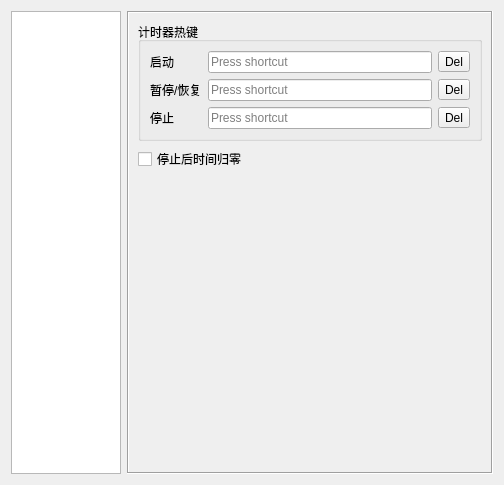
<?xml version="1.0" encoding="UTF-8"?>
<ui version="4.0">
 <class>SettingDialog</class>
 <widget class="QDialog" name="SettingDialog">
  <property name="geometry">
   <rect>
    <x>0</x>
    <y>0</y>
    <width>504</width>
    <height>485</height>
   </rect>
  </property>
  <property name="windowTitle">
   <string>设置</string>
  </property>
  <layout class="QHBoxLayout" name="horizontalLayout">
   <item>
    <widget class="QListWidget" name="lwPage">
     <property name="sizePolicy">
      <sizepolicy hsizetype="Fixed" vsizetype="Expanding">
       <horstretch>0</horstretch>
       <verstretch>0</verstretch>
      </sizepolicy>
     </property>
     <property name="maximumSize">
      <size>
       <width>110</width>
       <height>16777215</height>
      </size>
     </property>
    </widget>
   </item>
   <item>
    <widget class="QStackedWidget" name="stackedWidget">
     <property name="frameShape">
      <enum>QFrame::Box</enum>
     </property>
     <property name="frameShadow">
      <enum>QFrame::Sunken</enum>
     </property>
     <property name="currentIndex">
      <number>2</number>
     </property>
     <widget class="QWidget" name="pageDisplayInfo">
      <layout class="QVBoxLayout" name="verticalLayout_4">
       <property name="leftMargin">
        <number>0</number>
       </property>
       <property name="topMargin">
        <number>0</number>
       </property>
       <property name="rightMargin">
        <number>0</number>
       </property>
       <property name="bottomMargin">
        <number>0</number>
       </property>
       <item>
        <widget class="QTabWidget" name="tabWidget">
         <property name="currentIndex">
          <number>0</number>
         </property>
         <widget class="QWidget" name="tab_2">
          <attribute name="title">
           <string>内容</string>
          </attribute>
          <layout class="QVBoxLayout" name="verticalLayout_11">
           <property name="leftMargin">
            <number>0</number>
           </property>
           <property name="topMargin">
            <number>0</number>
           </property>
           <property name="rightMargin">
            <number>0</number>
           </property>
           <property name="bottomMargin">
            <number>0</number>
           </property>
           <item>
            <widget class="QScrollArea" name="scrollArea_2">
             <property name="widgetResizable">
              <bool>true</bool>
             </property>
             <widget class="QWidget" name="scrollAreaWidgetContents_2">
              <property name="geometry">
               <rect>
                <x>0</x>
                <y>0</y>
                <width>271</width>
                <height>515</height>
               </rect>
              </property>
              <layout class="QVBoxLayout" name="verticalLayout_5">
               <item>
                <layout class="QHBoxLayout" name="horizontalLayout_4">
                 <item>
                  <widget class="QLabel" name="label_24">
                   <property name="sizePolicy">
                    <sizepolicy hsizetype="Maximum" vsizetype="Preferred">
                     <horstretch>0</horstretch>
                     <verstretch>0</verstretch>
                    </sizepolicy>
                   </property>
                   <property name="font">
                    <font>
                     <pointsize>12</pointsize>
                     <bold>true</bold>
                    </font>
                   </property>
                   <property name="text">
                    <string>选择要设置的功能</string>
                   </property>
                  </widget>
                 </item>
                 <item>
                  <widget class="QComboBox" name="cbDisplayInfoFunction">
                   <property name="font">
                    <font>
                     <pointsize>16</pointsize>
                     <bold>true</bold>
                    </font>
                   </property>
                  </widget>
                 </item>
                </layout>
               </item>
               <item>
                <widget class="QLabel" name="label_23">
                 <property name="font">
                  <font>
                   <pointsize>9</pointsize>
                   <bold>true</bold>
                  </font>
                 </property>
                 <property name="text">
                  <string>注：该页设置仅针对所选的功能</string>
                 </property>
                 <property name="scaledContents">
                  <bool>true</bool>
                 </property>
                 <property name="wordWrap">
                  <bool>true</bool>
                 </property>
                </widget>
               </item>
               <item>
                <widget class="QCheckBox" name="cbDisplayInfoFuncEnable">
                 <property name="text">
                  <string>在屏幕上显示</string>
                 </property>
                </widget>
               </item>
               <item>
                <layout class="QHBoxLayout" name="horizontalLayout_20">
                 <item>
                  <widget class="QLabel" name="label_25">
                   <property name="sizePolicy">
                    <sizepolicy hsizetype="Maximum" vsizetype="Preferred">
                     <horstretch>0</horstretch>
                     <verstretch>0</verstretch>
                    </sizepolicy>
                   </property>
                   <property name="text">
                    <string>刷新间隔</string>
                   </property>
                  </widget>
                 </item>
                 <item>
                  <widget class="QSpinBox" name="sbDisplayInfoUpdateInterval">
                   <property name="toolTip">
                    <string>建议设置为50-200之间</string>
                   </property>
                   <property name="minimum">
                    <number>5</number>
                   </property>
                   <property name="maximum">
                    <number>1000</number>
                   </property>
                  </widget>
                 </item>
                 <item>
                  <widget class="QLabel" name="label_26">
                   <property name="sizePolicy">
                    <sizepolicy hsizetype="Maximum" vsizetype="Preferred">
                     <horstretch>0</horstretch>
                     <verstretch>0</verstretch>
                    </sizepolicy>
                   </property>
                   <property name="text">
                    <string notr="true">Ms</string>
                   </property>
                  </widget>
                 </item>
                </layout>
               </item>
               <item>
                <widget class="QGroupBox" name="groupBox_4">
                 <property name="sizePolicy">
                  <sizepolicy hsizetype="Preferred" vsizetype="Maximum">
                   <horstretch>0</horstretch>
                   <verstretch>0</verstretch>
                  </sizepolicy>
                 </property>
                 <property name="title">
                  <string>字体</string>
                 </property>
                 <layout class="QVBoxLayout" name="verticalLayout_6">
                  <item>
                   <widget class="QFontComboBox" name="fcbDisplayInfoFont"/>
                  </item>
                  <item>
                   <layout class="QHBoxLayout" name="horizontalLayout_9">
                    <item>
                     <widget class="QLabel" name="label_5">
                      <property name="sizePolicy">
                       <sizepolicy hsizetype="Maximum" vsizetype="Preferred">
                        <horstretch>0</horstretch>
                        <verstretch>0</verstretch>
                       </sizepolicy>
                      </property>
                      <property name="text">
                       <string>字号</string>
                      </property>
                     </widget>
                    </item>
                    <item>
                     <widget class="QSpinBox" name="sbDisplayInfoTextSize">
                      <property name="minimum">
                       <number>5</number>
                      </property>
                      <property name="maximum">
                       <number>200</number>
                      </property>
                     </widget>
                    </item>
                   </layout>
                  </item>
                  <item>
                   <layout class="QHBoxLayout" name="horizontalLayout_10">
                    <item>
                     <widget class="QLabel" name="label_8">
                      <property name="sizePolicy">
                       <sizepolicy hsizetype="Maximum" vsizetype="Preferred">
                        <horstretch>0</horstretch>
                        <verstretch>0</verstretch>
                       </sizepolicy>
                      </property>
                      <property name="text">
                       <string>颜色</string>
                      </property>
                     </widget>
                    </item>
                    <item>
                     <widget class="QLabel" name="labDisplayInfoTextColor"/>
                    </item>
                    <item>
                     <widget class="QToolButton" name="tbSelectDisplayInfoTextColor">
                      <property name="text">
                       <string notr="true">...</string>
                      </property>
                     </widget>
                    </item>
                   </layout>
                  </item>
                 </layout>
                </widget>
               </item>
               <item>
                <widget class="QGroupBox" name="groupBox_6">
                 <property name="sizePolicy">
                  <sizepolicy hsizetype="Preferred" vsizetype="Maximum">
                   <horstretch>0</horstretch>
                   <verstretch>0</verstretch>
                  </sizepolicy>
                 </property>
                 <property name="title">
                  <string>文字阴影</string>
                 </property>
                 <layout class="QVBoxLayout" name="verticalLayout_9">
                  <item>
                   <layout class="QHBoxLayout" name="horizontalLayout_17">
                    <item>
                     <widget class="QLabel" name="label_20">
                      <property name="sizePolicy">
                       <sizepolicy hsizetype="Maximum" vsizetype="Preferred">
                        <horstretch>0</horstretch>
                        <verstretch>0</verstretch>
                       </sizepolicy>
                      </property>
                      <property name="text">
                       <string>模糊半径</string>
                      </property>
                     </widget>
                    </item>
                    <item>
                     <widget class="QSpinBox" name="sbDisplayInfoTextShadowBlurRadius">
                      <property name="minimum">
                       <number>1</number>
                      </property>
                      <property name="maximum">
                       <number>100</number>
                      </property>
                     </widget>
                    </item>
                   </layout>
                  </item>
                  <item>
                   <layout class="QHBoxLayout" name="horizontalLayout_19">
                    <item>
                     <widget class="QLabel" name="label_22">
                      <property name="sizePolicy">
                       <sizepolicy hsizetype="Maximum" vsizetype="Preferred">
                        <horstretch>0</horstretch>
                        <verstretch>0</verstretch>
                       </sizepolicy>
                      </property>
                      <property name="text">
                       <string>偏移</string>
                      </property>
                     </widget>
                    </item>
                    <item>
                     <widget class="QSpinBox" name="sbDisplayInfoTextShadowOffsetX">
                      <property name="minimum">
                       <number>-20</number>
                      </property>
                      <property name="maximum">
                       <number>20</number>
                      </property>
                     </widget>
                    </item>
                    <item>
                     <widget class="QSpinBox" name="sbDisplayInfoTextShadowOffsetY">
                      <property name="minimum">
                       <number>-20</number>
                      </property>
                      <property name="maximum">
                       <number>20</number>
                      </property>
                     </widget>
                    </item>
                   </layout>
                  </item>
                  <item>
                   <layout class="QHBoxLayout" name="horizontalLayout_18">
                    <item>
                     <widget class="QLabel" name="label_21">
                      <property name="sizePolicy">
                       <sizepolicy hsizetype="Maximum" vsizetype="Preferred">
                        <horstretch>0</horstretch>
                        <verstretch>0</verstretch>
                       </sizepolicy>
                      </property>
                      <property name="text">
                       <string>颜色</string>
                      </property>
                     </widget>
                    </item>
                    <item>
                     <widget class="QLabel" name="labDisplayInfoTextShadowColor"/>
                    </item>
                    <item>
                     <widget class="QToolButton" name="tbSelectDisplayInfoTextShadowColor">
                      <property name="text">
                       <string notr="true">...</string>
                      </property>
                     </widget>
                    </item>
                   </layout>
                  </item>
                 </layout>
                </widget>
               </item>
               <item>
                <widget class="QGroupBox" name="groupBox_5">
                 <property name="title">
                  <string>文字对齐</string>
                 </property>
                 <layout class="QVBoxLayout" name="verticalLayout_8">
                  <item>
                   <layout class="QHBoxLayout" name="horizontalLayout_15">
                    <item>
                     <widget class="QLabel" name="label_13">
                      <property name="sizePolicy">
                       <sizepolicy hsizetype="Maximum" vsizetype="Preferred">
                        <horstretch>0</horstretch>
                        <verstretch>0</verstretch>
                       </sizepolicy>
                      </property>
                      <property name="text">
                       <string>水平</string>
                      </property>
                     </widget>
                    </item>
                    <item>
                     <widget class="QComboBox" name="cbDisplayInfoTextHAlign"/>
                    </item>
                   </layout>
                  </item>
                  <item>
                   <layout class="QHBoxLayout" name="horizontalLayout_16">
                    <item>
                     <widget class="QLabel" name="label_14">
                      <property name="sizePolicy">
                       <sizepolicy hsizetype="Maximum" vsizetype="Preferred">
                        <horstretch>0</horstretch>
                        <verstretch>0</verstretch>
                       </sizepolicy>
                      </property>
                      <property name="text">
                       <string>垂直</string>
                      </property>
                     </widget>
                    </item>
                    <item>
                     <widget class="QComboBox" name="cbDisplayInfoTextVAlign"/>
                    </item>
                   </layout>
                  </item>
                 </layout>
                </widget>
               </item>
              </layout>
             </widget>
            </widget>
           </item>
          </layout>
         </widget>
         <widget class="QWidget" name="tab">
          <attribute name="title">
           <string>窗口</string>
          </attribute>
          <layout class="QVBoxLayout" name="verticalLayout_10">
           <property name="leftMargin">
            <number>0</number>
           </property>
           <property name="topMargin">
            <number>0</number>
           </property>
           <property name="rightMargin">
            <number>0</number>
           </property>
           <property name="bottomMargin">
            <number>0</number>
           </property>
           <item>
            <widget class="QScrollArea" name="scrollArea">
             <property name="widgetResizable">
              <bool>true</bool>
             </property>
             <widget class="QWidget" name="scrollAreaWidgetContents">
              <property name="geometry">
               <rect>
                <x>0</x>
                <y>0</y>
                <width>87</width>
                <height>232</height>
               </rect>
              </property>
              <layout class="QVBoxLayout" name="verticalLayout_7">
               <item>
                <layout class="QHBoxLayout" name="horizontalLayout_14">
                 <item>
                  <widget class="QLabel" name="label_12">
                   <property name="text">
                    <string>X 坐标</string>
                   </property>
                  </widget>
                 </item>
                 <item>
                  <widget class="QSlider" name="hsDisplayInfoX">
                   <property name="orientation">
                    <enum>Qt::Horizontal</enum>
                   </property>
                  </widget>
                 </item>
                </layout>
               </item>
               <item>
                <layout class="QHBoxLayout" name="horizontalLayout_13">
                 <item>
                  <widget class="QLabel" name="label_11">
                   <property name="text">
                    <string>Y 坐标</string>
                   </property>
                  </widget>
                 </item>
                 <item>
                  <widget class="QSlider" name="hsDisplayInfoY">
                   <property name="orientation">
                    <enum>Qt::Horizontal</enum>
                   </property>
                  </widget>
                 </item>
                </layout>
               </item>
               <item>
                <widget class="QLabel" name="labDisplayInfoPos"/>
               </item>
               <item>
                <layout class="QHBoxLayout" name="horizontalLayout_7">
                 <item>
                  <widget class="QLabel" name="label_6">
                   <property name="text">
                    <string>宽度</string>
                   </property>
                  </widget>
                 </item>
                 <item>
                  <widget class="QSlider" name="hsDisplayInfoWidth">
                   <property name="orientation">
                    <enum>Qt::Horizontal</enum>
                   </property>
                  </widget>
                 </item>
                </layout>
               </item>
               <item>
                <layout class="QHBoxLayout" name="horizontalLayout_8">
                 <item>
                  <widget class="QLabel" name="label_7">
                   <property name="text">
                    <string>高度</string>
                   </property>
                  </widget>
                 </item>
                 <item>
                  <widget class="QSlider" name="hsDisplayInfoHeight">
                   <property name="orientation">
                    <enum>Qt::Horizontal</enum>
                   </property>
                  </widget>
                 </item>
                </layout>
               </item>
               <item>
                <widget class="QLabel" name="labDisplayInfoSize"/>
               </item>
               <item>
                <layout class="QHBoxLayout" name="horizontalLayout_11">
                 <item>
                  <widget class="QLabel" name="label_9">
                   <property name="sizePolicy">
                    <sizepolicy hsizetype="Maximum" vsizetype="Preferred">
                     <horstretch>0</horstretch>
                     <verstretch>0</verstretch>
                    </sizepolicy>
                   </property>
                   <property name="text">
                    <string>颜色</string>
                   </property>
                  </widget>
                 </item>
                 <item>
                  <widget class="QLabel" name="labDisplayInfoBackground">
                   <property name="text">
                    <string/>
                   </property>
                  </widget>
                 </item>
                 <item>
                  <widget class="QToolButton" name="tbSelectDisplayInfoBackground">
                   <property name="text">
                    <string notr="true">...</string>
                   </property>
                  </widget>
                 </item>
                </layout>
               </item>
               <item>
                <layout class="QHBoxLayout" name="horizontalLayout_12">
                 <item>
                  <widget class="QLabel" name="label_10">
                   <property name="text">
                    <string>透明度</string>
                   </property>
                  </widget>
                 </item>
                 <item>
                  <widget class="QSlider" name="hsDisplayInfoAlpha">
                   <property name="orientation">
                    <enum>Qt::Horizontal</enum>
                   </property>
                  </widget>
                 </item>
                </layout>
               </item>
               <item>
                <widget class="QLabel" name="labDisplayInfoAlpha"/>
               </item>
               <item>
                <spacer name="verticalSpacer_4">
                 <property name="orientation">
                  <enum>Qt::Vertical</enum>
                 </property>
                 <property name="sizeHint" stdset="0">
                  <size>
                   <width>20</width>
                   <height>40</height>
                  </size>
                 </property>
                </spacer>
               </item>
              </layout>
             </widget>
            </widget>
           </item>
          </layout>
         </widget>
        </widget>
       </item>
      </layout>
     </widget>
     <widget class="QWidget" name="pageFirewall">
      <layout class="QVBoxLayout" name="verticalLayout">
       <property name="leftMargin">
        <number>0</number>
       </property>
       <property name="topMargin">
        <number>0</number>
       </property>
       <property name="rightMargin">
        <number>0</number>
       </property>
       <property name="bottomMargin">
        <number>0</number>
       </property>
       <item>
        <widget class="QScrollArea" name="scrollArea_3">
         <property name="widgetResizable">
          <bool>true</bool>
         </property>
         <widget class="QWidget" name="scrollAreaWidgetContents_3">
          <property name="geometry">
           <rect>
            <x>0</x>
            <y>0</y>
            <width>350</width>
            <height>478</height>
           </rect>
          </property>
          <layout class="QVBoxLayout" name="verticalLayout_14">
           <item>
            <widget class="QGroupBox" name="groupBox">
             <property name="title">
              <string>断网热键</string>
             </property>
             <layout class="QGridLayout" name="gridLayout">
              <item row="2" column="1">
               <widget class="QKeySequenceEdit" name="keySeqStopFirewall"/>
              </item>
              <item row="0" column="1">
               <widget class="QKeySequenceEdit" name="keySeqStartFirewall"/>
              </item>
              <item row="0" column="0">
               <widget class="QLabel" name="label_15">
                <property name="text">
                 <string>启动</string>
                </property>
               </widget>
              </item>
              <item row="0" column="2">
               <widget class="QToolButton" name="tbClearStartFirewallHotkeyEdit">
                <property name="text">
                 <string>Del</string>
                </property>
               </widget>
              </item>
              <item row="2" column="0">
               <widget class="QLabel" name="label_16">
                <property name="text">
                 <string>停止</string>
                </property>
               </widget>
              </item>
              <item row="2" column="2">
               <widget class="QToolButton" name="tbClearStopFirewallHotkeyEdit">
                <property name="text">
                 <string>Del</string>
                </property>
               </widget>
              </item>
             </layout>
            </widget>
           </item>
           <item>
            <widget class="QGroupBox" name="groupBox_3">
             <property name="title">
              <string>音效</string>
             </property>
             <layout class="QVBoxLayout" name="verticalLayout_12">
              <item>
               <widget class="QLabel" name="label">
                <property name="text">
                 <string>启动音效</string>
                </property>
               </widget>
              </item>
              <item>
               <layout class="QHBoxLayout" name="horizontalLayout_2">
                <item>
                 <widget class="QLineEdit" name="leStartSoundPath"/>
                </item>
                <item>
                 <widget class="QToolButton" name="tbSelectStartSound">
                  <property name="text">
                   <string notr="true">...</string>
                  </property>
                 </widget>
                </item>
               </layout>
              </item>
              <item>
               <widget class="QLabel" name="label_2">
                <property name="text">
                 <string>停止音效</string>
                </property>
               </widget>
              </item>
              <item>
               <layout class="QHBoxLayout" name="horizontalLayout_3">
                <item>
                 <widget class="QLineEdit" name="leStopSoundPath"/>
                </item>
                <item>
                 <widget class="QToolButton" name="tbSelectStopSound">
                  <property name="text">
                   <string notr="true">...</string>
                  </property>
                 </widget>
                </item>
               </layout>
              </item>
              <item>
               <widget class="QLabel" name="label_3">
                <property name="text">
                 <string>操作失败音效</string>
                </property>
               </widget>
              </item>
              <item>
               <layout class="QHBoxLayout" name="horizontalLayout_5">
                <item>
                 <widget class="QLineEdit" name="leErrorSoundPath"/>
                </item>
                <item>
                 <widget class="QToolButton" name="tbSelectErrorSound">
                  <property name="text">
                   <string notr="true">...</string>
                  </property>
                 </widget>
                </item>
               </layout>
              </item>
             </layout>
            </widget>
           </item>
           <item>
            <widget class="QGroupBox" name="groupBox_7">
             <property name="title">
              <string>断网范围</string>
             </property>
             <layout class="QVBoxLayout" name="verticalLayout_13">
              <item>
               <layout class="QHBoxLayout" name="horizontalLayout_6">
                <item>
                 <widget class="QLineEdit" name="leFirewallAppPath"/>
                </item>
                <item>
                 <widget class="QToolButton" name="tbSelectFirewallApp">
                  <property name="text">
                   <string>...</string>
                  </property>
                 </widget>
                </item>
               </layout>
              </item>
              <item>
               <widget class="QLabel" name="label_27">
                <property name="text">
                 <string>填写要断网程序的路径，留空表示断全部。设置将在下次启动防火墙后生效。</string>
                </property>
                <property name="wordWrap">
                 <bool>true</bool>
                </property>
               </widget>
              </item>
              <item>
               <widget class="QLabel" name="label_28">
                <property name="text">
                 <string>若您想断整个系统的网络，则留空；若您只想断 GTA 的网络，请选择 gta5.exe 文件；若您想断加速器的网络，请选择加速器的应用程序文件。</string>
                </property>
                <property name="wordWrap">
                 <bool>true</bool>
                </property>
               </widget>
              </item>
             </layout>
            </widget>
           </item>
          </layout>
         </widget>
        </widget>
       </item>
      </layout>
     </widget>
     <widget class="QWidget" name="pageTimer">
      <layout class="QVBoxLayout" name="verticalLayout_2">
       <item>
        <widget class="QGroupBox" name="groupBox_2">
         <property name="title">
          <string>计时器热键</string>
         </property>
         <layout class="QGridLayout" name="gridLayout_2">
          <item row="2" column="1">
           <widget class="QKeySequenceEdit" name="keySeqStopTimer"/>
          </item>
          <item row="0" column="1">
           <widget class="QKeySequenceEdit" name="keySeqStartTimer"/>
          </item>
          <item row="0" column="0">
           <widget class="QLabel" name="label_17">
            <property name="text">
             <string>启动</string>
            </property>
           </widget>
          </item>
          <item row="0" column="2">
           <widget class="QToolButton" name="tbClearStartTimerHotkeyEdit">
            <property name="text">
             <string>Del</string>
            </property>
           </widget>
          </item>
          <item row="2" column="0">
           <widget class="QLabel" name="label_18">
            <property name="text">
             <string>停止</string>
            </property>
           </widget>
          </item>
          <item row="2" column="2">
           <widget class="QToolButton" name="tbClearStopTimerHotkeyEdit">
            <property name="text">
             <string>Del</string>
            </property>
           </widget>
          </item>
          <item row="1" column="0">
           <widget class="QLabel" name="label_19">
            <property name="text">
             <string>暂停/恢复</string>
            </property>
           </widget>
          </item>
          <item row="1" column="1">
           <widget class="QKeySequenceEdit" name="keySeqPauseTimer"/>
          </item>
          <item row="1" column="2">
           <widget class="QToolButton" name="tbClearPauseTimerHotkeyEdit">
            <property name="text">
             <string>Del</string>
            </property>
           </widget>
          </item>
         </layout>
        </widget>
       </item>
       <item>
        <widget class="QCheckBox" name="cbTimerZeroAfterStop">
         <property name="text">
          <string>停止后时间归零</string>
         </property>
        </widget>
       </item>
       <item>
        <spacer name="verticalSpacer_2">
         <property name="orientation">
          <enum>Qt::Vertical</enum>
         </property>
         <property name="sizeHint" stdset="0">
          <size>
           <width>20</width>
           <height>40</height>
          </size>
         </property>
        </spacer>
       </item>
      </layout>
     </widget>
     <widget class="QWidget" name="pageLanguage">
      <layout class="QVBoxLayout" name="verticalLayout_3">
       <item>
        <widget class="QComboBox" name="cbLanguage"/>
       </item>
       <item>
        <widget class="QLabel" name="label_4">
         <property name="text">
          <string>切换语言后需重启才可生效</string>
         </property>
         <property name="wordWrap">
          <bool>true</bool>
         </property>
        </widget>
       </item>
       <item>
        <spacer name="verticalSpacer_3">
         <property name="orientation">
          <enum>Qt::Vertical</enum>
         </property>
         <property name="sizeHint" stdset="0">
          <size>
           <width>20</width>
           <height>40</height>
          </size>
         </property>
        </spacer>
       </item>
      </layout>
     </widget>
    </widget>
   </item>
  </layout>
 </widget>
 <resources/>
 <connections/>
</ui>
